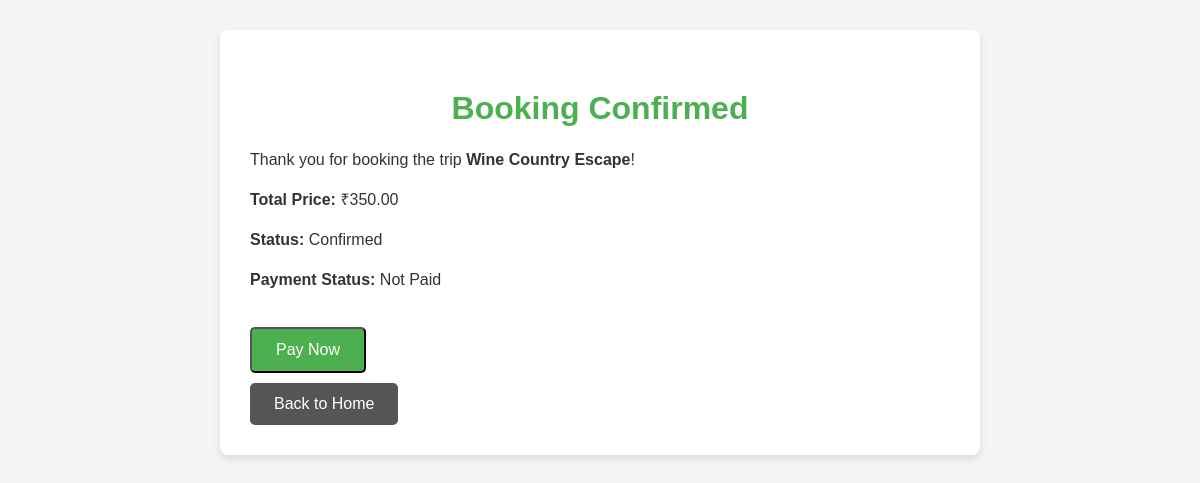
The page /booking/success/1/ on the database its author committed.
### Trip_app/models.py (models this page shows, shortened)
class Booking(models.Model):
    STATUS_CHOICES = [
        ('Pending', 'Pending'),
        ('Confirmed', 'Confirmed'),
        ('Cancelled', 'Cancelled'),
    ]
    PAYMENT_STATUS_CHOICES = [
        ('Not Paid', 'Not Paid'),
        ('Pending Verification', 'Pending Verification'),
        ('Paid', 'Paid'),
    ]
    user = models.ForeignKey(User, on_delete=models.CASCADE)
    trip = models.ForeignKey(Destination, on_delete=models.CASCADE)
    package = models.ForeignKey(TripPackage, on_delete=models.CASCADE, null=True, blank=True)
    traveler_name = models.CharField(max_length=100)
    traveler_email = models.EmailField()
    traveler_phone = models.CharField(max_length=15)
    additional_travelers = models.TextField(blank=True, help_text="List additional traveler names separated by commas")
    total_price = models.DecimalField(max_digits=10, decimal_places=2)
    status = models.CharField(max_length=20, choices=STATUS_CHOICES, default='Pending')
    payment_status = models.CharField(max_length=20, choices=PAYMENT_STATUS_CHOICES, default='Not Paid')
    created_at = models.DateTimeField(auto_now_add=True)

class Destination(models.Model):
    name = models.CharField(max_length=100,default='Unknown Destination')
    location = models.CharField(max_length=100,default='Unknown')
    description = models.TextField()
    price = models.DecimalField(max_digits=10, decimal_places=2)
    type = models.CharField(max_length=50, choices=[('Adventure', 'Adventure'), ('Leisure', 'Leisure')],default='Leisure')
    itinerary = models.TextField(default='Itinerary details go here')
    reviews = models.TextField(default='No reviews yet.')
    available_from = models.DateField(default='2024-01-01')
    available_to = models.DateField(default='2024-12-31')
    image = models.ImageField(upload_to='destination_images/', default='destination_images/default_image.jpg')

### Trip_app/views.py (the view)
# urls.py: path('booking/success/<int:booking_id>/', trip_booking_success, name='trip_booking_success'),
def trip_booking_success(request, booking_id):
    booking = get_object_or_404(Booking, id=booking_id)
    return render(request, 'Trip_app/trip_booking_success.html', {'booking': booking})

### Trip_app/templates/Trip_app/trip_booking_success.html (shortened to what this page needs)
<!DOCTYPE html>
<html lang="en">
<head>
</head>
<body>
    <div class="container">
        <h1>Booking Confirmed</h1>
        <p>Thank you for booking the trip <strong>{{ booking.trip.name }}</strong>!</p>
        <p><strong>Total Price:</strong> ₹{{ booking.total_price }}</p>
        <p><strong>Status:</strong> {{ booking.status }}</p>
        <p><strong>Payment Status:</strong> {{ booking.payment_status }}</p>
        {% if booking.payment_status == 'Not Paid' %}
            <form action="{% url 'payment_form' %}" method="get">
                <button type="submit" class="button">Pay Now</button>
            </form>
        {% else %}
            <p>Payment already made.</p>
        {% endif %}
        <a href="{% url 'home' %}" class="back-link">Back to Home</a>
    </div>
</body>
</html>

### Trip_app/templates/Trip_app/trip_booking_success.html (style rules this page uses)
body { font-family: Arial, sans-serif; background-color: #f4f4f4; margin: 0; padding: 0; color: #333; }
h1 { text-align: center; margin-top: 30px; color: #4CAF50; }
.container { background-color: #fff; padding: 30px; margin: 30px auto; max-width: 700px; border-radius: 8px; box-shadow: 0 4px 8px rgba(0, 0, 0, 0.1); }
p { font-size: 16px; line-height: 1.5; margin-bottom: 15px; }
strong { color: #333; }
.button { display: inline-block; background-color: #4CAF50; color: white; padding: 12px 24px; text-decoration: none; border-radius: 5px; font-size: 16px; margin-top: 20px; cursor: pointer; transition: background-color 0.3s; }
.back-link { display: inline-block; background-color: #555; color: white; padding: 12px 24px; text-decoration: none; border-radius: 5px; font-size: 16px; margin-top: 10px; transition: background-color 0.3s; }

### rows shown on the page
Booking: trip.name "Wine Country Escape", total_price "350.00", status "Confirmed", payment_status "Not Paid"
